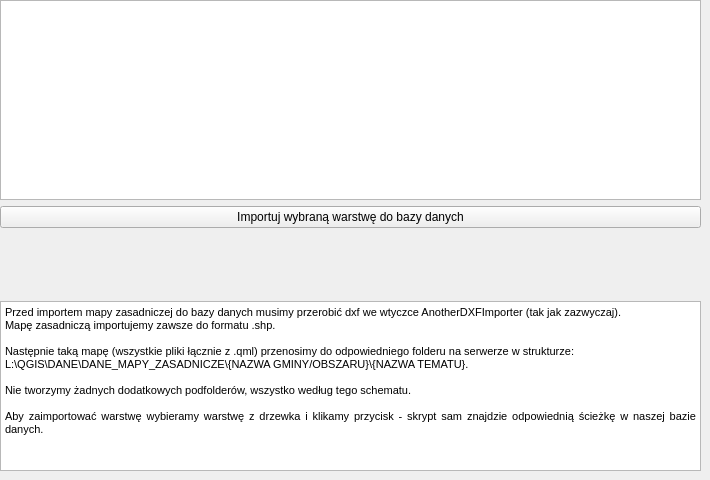
        <widget class="QWidget" name="tab_22">
         <attribute name="title">
          <string>Importuj do bazy danych</string>
         </attribute>
         <widget class="QWidget" name="verticalLayoutWidget_16">
          <property name="geometry">
           <rect>
            <x>0</x>
            <y>0</y>
            <width>701</width>
            <height>471</height>
           </rect>
          </property>
          <layout class="QVBoxLayout" name="verticalLayout_18">
           <item>
            <widget class="QTreeView" name="tv_pg_import">
             <property name="minimumSize">
              <size>
               <width>0</width>
               <height>200</height>
              </size>
             </property>
            </widget>
           </item>
           <item>
            <widget class="QPushButton" name="pb_pg_import">
             <property name="text">
              <string>Importuj wybraną warstwę do bazy danych</string>
             </property>
            </widget>
           </item>
           <item>
            <spacer name="verticalSpacer_25">
             <property name="orientation">
              <enum>Qt::Vertical</enum>
             </property>
             <property name="sizeHint" stdset="0">
              <size>
               <width>20</width>
               <height>40</height>
              </size>
             </property>
            </spacer>
           </item>
           <item>
            <widget class="QTextBrowser" name="textBrowser_15">
             <property name="maximumSize">
              <size>
               <width>16777215</width>
               <height>170</height>
              </size>
             </property>
             <property name="html">
              <string>&lt;!DOCTYPE HTML PUBLIC &quot;-//W3C//DTD HTML 4.0//EN&quot; &quot;http://www.w3.org/TR/REC-html40/strict.dtd&quot;&gt;
&lt;html&gt;&lt;head&gt;&lt;meta name=&quot;qrichtext&quot; content=&quot;1&quot; /&gt;&lt;style type=&quot;text/css&quot;&gt;
p, li { white-space: pre-wrap; }
&lt;/style&gt;&lt;/head&gt;&lt;body style=&quot; font-family:'Open Sans'; font-size:8pt; font-weight:400; font-style:normal;&quot;&gt;
&lt;p align=&quot;justify&quot; style=&quot; margin-top:0px; margin-bottom:0px; margin-left:0px; margin-right:0px; -qt-block-indent:0; text-indent:0px;&quot;&gt;Przed importem mapy zasadniczej do bazy danych musimy przerobić dxf we wtyczce AnotherDXFImporter (tak jak zazwyczaj).&lt;/p&gt;
&lt;p align=&quot;justify&quot; style=&quot; margin-top:0px; margin-bottom:0px; margin-left:0px; margin-right:0px; -qt-block-indent:0; text-indent:0px;&quot;&gt;Mapę zasadniczą importujemy zawsze do formatu .shp.&lt;/p&gt;
&lt;p align=&quot;justify&quot; style=&quot;-qt-paragraph-type:empty; margin-top:0px; margin-bottom:0px; margin-left:0px; margin-right:0px; -qt-block-indent:0; text-indent:0px;&quot;&gt;&lt;br /&gt;&lt;/p&gt;
&lt;p align=&quot;justify&quot; style=&quot; margin-top:0px; margin-bottom:0px; margin-left:0px; margin-right:0px; -qt-block-indent:0; text-indent:0px;&quot;&gt;Następnie taką mapę (wszystkie pliki łącznie z .qml) przenosimy do odpowiedniego folderu na serwerze w strukturze:&lt;/p&gt;
&lt;p align=&quot;justify&quot; style=&quot; margin-top:0px; margin-bottom:0px; margin-left:0px; margin-right:0px; -qt-block-indent:0; text-indent:0px;&quot;&gt;L:\QGIS\DANE\DANE_MAPY_ZASADNICZE\{NAZWA GMINY/OBSZARU}\{NAZWA TEMATU}.&lt;/p&gt;
&lt;p align=&quot;justify&quot; style=&quot;-qt-paragraph-type:empty; margin-top:0px; margin-bottom:0px; margin-left:0px; margin-right:0px; -qt-block-indent:0; text-indent:0px;&quot;&gt;&lt;br /&gt;&lt;/p&gt;
&lt;p align=&quot;justify&quot; style=&quot; margin-top:0px; margin-bottom:0px; margin-left:0px; margin-right:0px; -qt-block-indent:0; text-indent:0px;&quot;&gt;Nie tworzymy żadnych dodatkowych podfolderów, wszystko według tego schematu.&lt;/p&gt;
&lt;p align=&quot;justify&quot; style=&quot;-qt-paragraph-type:empty; margin-top:0px; margin-bottom:0px; margin-left:0px; margin-right:0px; -qt-block-indent:0; text-indent:0px;&quot;&gt;&lt;br /&gt;&lt;/p&gt;
&lt;p align=&quot;justify&quot; style=&quot; margin-top:0px; margin-bottom:0px; margin-left:0px; margin-right:0px; -qt-block-indent:0; text-indent:0px;&quot;&gt;Aby zaimportować warstwę wybieramy warstwę z drzewka i klikamy przycisk - skrypt sam znajdzie odpowiednią ścieżkę w naszej bazie danych.&lt;/p&gt;&lt;/body&gt;&lt;/html&gt;</string>
             </property>
            </widget>
           </item>
          </layout>
         </widget>
        </widget>
